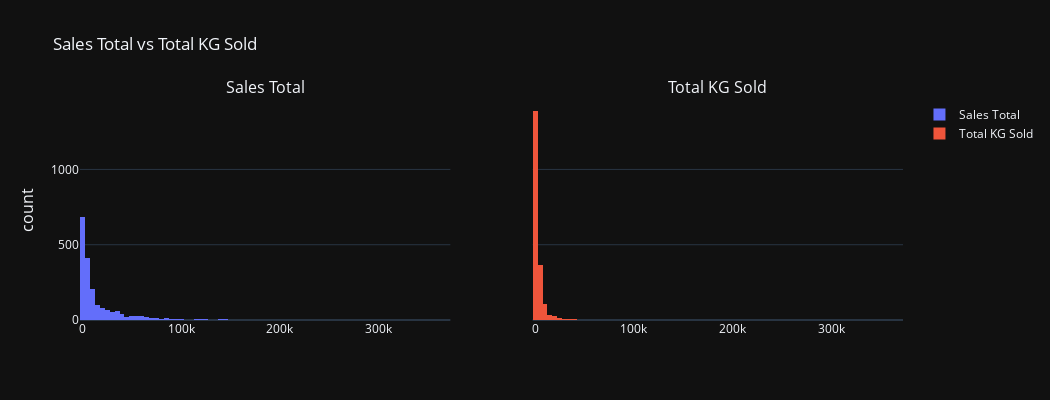

The cell this chart's notebook holds for it:
### Code cell
#Make subplots for the features whose x axes has similiar ranges
fig = make_subplots(rows = 1, 
                    cols = 2, 
                    subplot_titles = ("Sales Total", "Total KG Sold"), 
                    y_title = 'count', 
                   shared_yaxes = True,
                   shared_xaxes = 'rows')

#Adding 2 features into Histograms and updating the layout of the figure
fig.add_trace(go.Histogram(x = train['Sales_Total'], 
                           name = 'Sales Total'), 
              row = 1, 
              col = 1)

fig.add_trace(go.Histogram(x = train['Total_Kg_Sold'], 
                           name = 'Total KG Sold'), 
              row = 1, 
              col = 2)

fig.update_layout(height = 400, 
                  width = 1050,
                  title_text = "Sales Total vs Total KG Sold", 
                  template = template)

### Figure 1 — Plotly figure (JSON) as saved in the notebook; plotly's stock layout.template omitted (floating-point values rounded to 4 significant figures; data arrays with more than 128 entries replaced by an {"elided": "..."} marker saying what was removed)
{"data": [{"name": "Sales Total", "type": "histogram", "x": {"elided": "1952 int values"}, "xaxis": "x", "yaxis": "y"}, {"name": "Total KG Sold", "type": "histogram", "x": {"elided": "1952 float values"}, "xaxis": "x2", "yaxis": "y2"}], "layout": {"annotations": [{"font": {"size": 16}, "showarrow": false, "text": "Sales Total", "x": 0.225, "xanchor": "center", "xref": "paper", "y": 1, "yanchor": "bottom", "yref": "paper"}, {"font": {"size": 16}, "showarrow": false, "text": "Total KG Sold", "x": 0.775, "xanchor": "center", "xref": "paper", "y": 1, "yanchor": "bottom", "yref": "paper"}, {"font": {"size": 16}, "showarrow": false, "text": "count", "textangle": -90, "x": 0, "xanchor": "right", "xref": "paper", "xshift": -40, "y": 0.5, "yanchor": "middle", "yref": "paper"}], "height": 400, "title": {"text": "Sales Total vs Total KG Sold"}, "width": 1050, "xaxis": {"anchor": "y", "domain": [0, 0.45]}, "xaxis2": {"anchor": "y2", "domain": [0.55, 1], "matches": "x"}, "yaxis": {"anchor": "x", "domain": [0, 1]}, "yaxis2": {"anchor": "x2", "domain": [0, 1], "matches": "y", "showticklabels": false}}}
